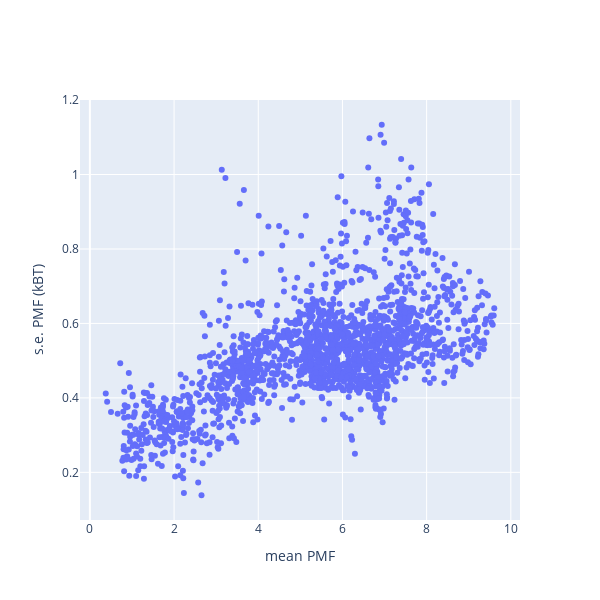

The notebook cell saved with this chart:
### Code cell
fig = go.Figure()
fig.add_trace(go.Scatter(x=np.mean(pmf_array[2:,10:-5,:-1],axis=0).reshape(-1),y=np.std(pmf_array[2:],axis=0)[10:-5,:-1].reshape(-1)/np.sqrt(nb)/kbt,mode=
                        'markers'))
fig.update_layout(height=600,width=600,xaxis_title='mean PMF',yaxis_title='s.e. PMF (kBT)')

### Figure 1 — Plotly figure (JSON) as saved in the notebook; plotly's stock layout.template omitted (floating-point values rounded to 4 significant figures; data arrays with more than 128 entries replaced by an {"elided": "..."} marker saying what was removed)
{"data": [{"mode": "markers", "type": "scatter", "x": {"elided": "1860 float values"}, "y": {"elided": "1860 float values"}}], "layout": {"height": 600, "width": 600, "xaxis": {"autorange": true, "range": [-0.2349, 10.22], "title": {"text": "mean PMF"}, "type": "linear"}, "yaxis": {"autorange": true, "range": [0.072, 1.2], "title": {"text": "s.e. PMF (kBT)"}, "type": "linear"}}}
